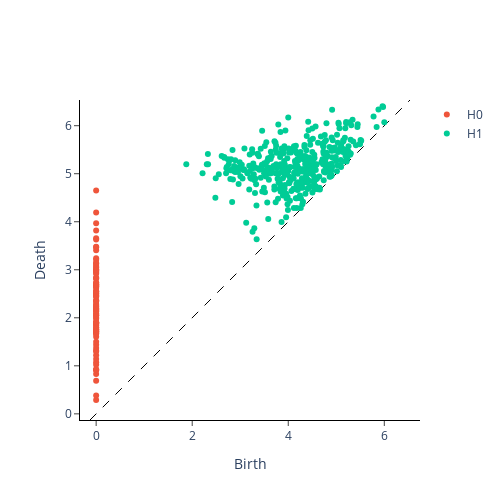

Write notebook code for a chart like this one.
### Code cell
# clique oriented FDC
dgm_clique_or_FDC=rev_directed(L_FDC)
plot_diagram(dgm_clique_or_FDC[0])
